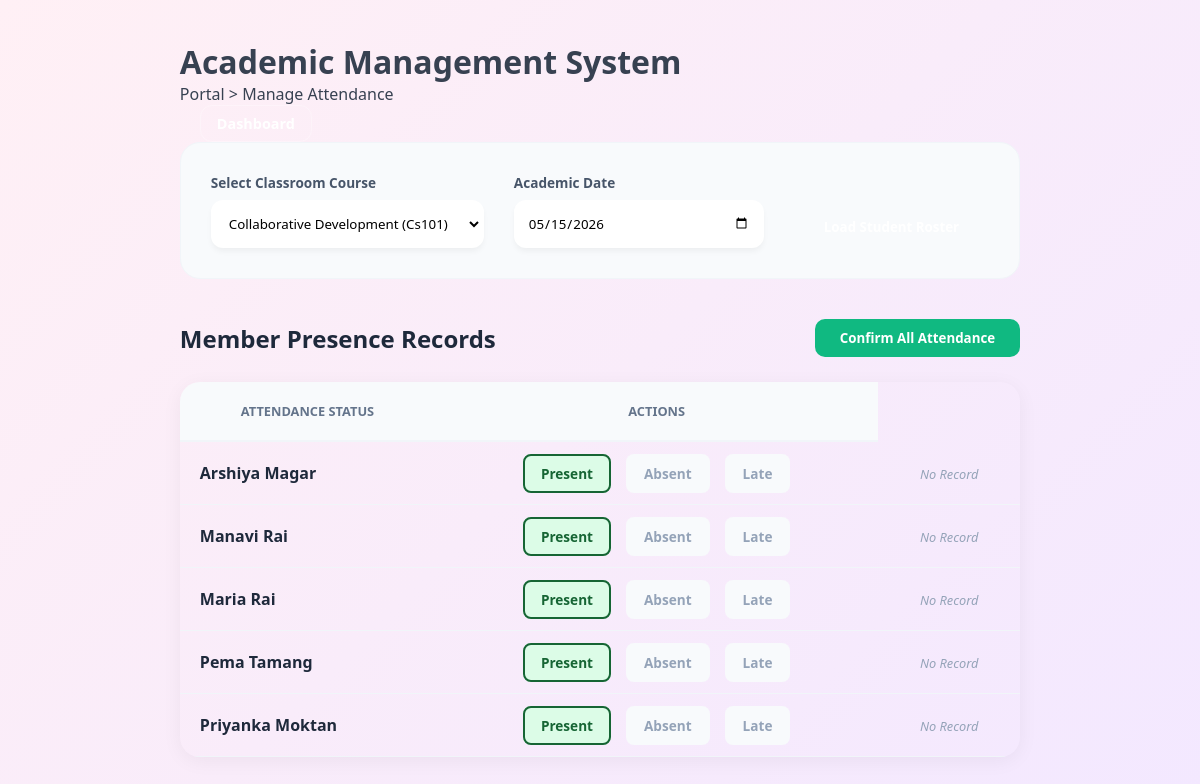
The app's page /public/manage_attendance.php?course_id=1 (signed in) with its own data.
### tables this page shows
CREATE TABLE `students` (
  `id` int(11) NOT NULL,
  `user_id` int(11) NOT NULL,
  `class_name` varchar(50) DEFAULT NULL
);

CREATE TABLE `users` (
  `id` int(11) NOT NULL,
  `first_name` varchar(50) NOT NULL,
  `last_name` varchar(50) NOT NULL,
  `dob` date NOT NULL,
  `address` varchar(255) NOT NULL,
  `email` varchar(100) NOT NULL,
  `password_hash` varchar(255) NOT NULL,
  `role` enum('Admin','Teacher','Student') NOT NULL,
  `contact` varchar(20) NOT NULL,
  `mother_name` varchar(100) DEFAULT NULL,
  `father_name` varchar(100) DEFAULT NULL,
  `guardian_contact` varchar(20) DEFAULT NULL,
  `is_active` tinyint(1) DEFAULT 0,
  `otp_code` varchar(10) DEFAULT NULL,
  `otp_expires_at` datetime DEFAULT NULL,
  `reset_token` varchar(255) DEFAULT NULL,
  `reset_expires_at` datetime DEFAULT NULL,
  `created_at` timestamp NOT NULL DEFAULT current_timestamp()
);

### public/manage_attendance.php (the view, shortened to what this page needs)
<?php
require_once '../includes/db.php';
include_once '../includes/header.php';
$role = $_SESSION['role'];
$teacherId = null;
try {
    if ($role == 'Admin') {
        $courses = $pdo->query("SELECT id, course_name, course_code FROM courses ORDER BY course_name")->fetchAll();
    } else {
        $stmt = $pdo->prepare("SELECT id, course_name, course_code FROM courses WHERE teacher_id = ? ORDER BY course_name");
        $stmt->execute([$teacherId]);
        $courses = $stmt->fetchAll();
    }
} catch (PDOException $e) { $courses = []; }
$selected_course = $_GET['course_id'] ?? null;
$students = [];
if ($selected_course) {
    try {
        $stmt = $pdo->prepare("
            SELECT s.id as student_id, u.first_name, u.last_name, e.enrolled_at
            FROM students s
            JOIN users u ON s.user_id = u.id
            JOIN enrollments e ON s.id = e.student_id
            WHERE e.course_id = ?
            ORDER BY u.first_name ASC
        ");
        $stmt->execute([$selected_course]);
        $students = $stmt->fetchAll();
        $view_date = $_GET['view_date'] ?? date('Y-m-d');
        $stmt = $pdo->prepare("SELECT student_id, status FROM attendance WHERE course_id = ? AND attendance_date = ?");
        $stmt->execute([$selected_course, $view_date]);
        $existing = $stmt->fetchAll(PDO::FETCH_KEY_PAIR);
    } catch (PDOException $e) { $students = []; }
}
?>
<div class="dashboard-container">
    <header class="dashboard-header">
        <div class="header-brand">
            <h1>Academic Management System</h1>
            <p>Portal > Manage Attendance</p>
        </div>
        <div class="header-tools">
            <div class="header-icons" style="margin-left: 20px; display: flex; gap: 15px; align-items: center;">
                <a href="<?php echo $role == 'Admin' ? 'admin_dashboard.php' : 'teacher_dashboard.php'; ?>" style="color: #fff; text-decoration: none; font-weight: 700; font-size: 0.9rem; padding: 8px 16px; border: 1px solid rgba(255,255,255,0.3); border-radius: 12px;">Dashboard</a>
            </div>
        </div>
    </header>
    <main class="main-content">
        <section class="attendance-selection" style="background: #f8fafc; padding: 30px; border-radius: 20px; border: 1px solid #f1f5f9; margin-bottom: 40px;">
            <form action="" method="GET" style="display: flex; gap: 30px; align-items: flex-end;">
                <div style="flex: 1;">
                    <label style="font-size: 0.85rem; font-weight: 700; color: #475569; margin-bottom: 8px; display: block;">Select Classroom Course</label>
                    <select name="course_id" required style="width: 100%; padding: 12px; border: 2px solid #fff; border-radius: 12px; outline: none; background: #fff; box-shadow: 0 4px 6px -1px rgba(0,0,0,0.05);">
                        <?php foreach ($courses as $c): ?>
                            <option value="<?php echo $c['id']; ?>" <?php echo ($selected_course == $c['id']) ? 'selected' : ''; ?>>
                                <?php echo htmlspecialchars($c['course_name'] . ' (' . $c['course_code'] . ')'); ?>
                            </option>
                        <?php endforeach; ?>
                    </select>
                </div>
                <div style="width: 250px;">
                    <label style="font-size: 0.85rem; font-weight: 700; color: #475569; margin-bottom: 8px; display: block;">Academic Date</label>
                    <input type="date" name="view_date" value="<?php echo $view_date ?? date('Y-m-d'); ?>" style="width: 100%; padding: 12px; border: 2px solid #fff; border-radius: 12px; outline: none; box-shadow: 0 4px 6px -1px rgba(0,0,0,0.05);">
                </div>
                <button type="submit" style="background: var(--brand-gradient); color: #fff; padding: 12px 30px; border: none; border-radius: 12px; font-weight: 800; cursor: pointer;">Load Student Roster</button>
            </form>
        </section>
        <?php if ($selected_course): ?>
            <section class="roster-view">
                <form action="" method="POST">
                    <div style="display: flex; justify-content: space-between; align-items: center; margin-bottom: 25px;">
                        <h2 style="font-size: 1.5rem; color: #1e293b; font-weight: 800;">Member Presence Records</h2>
                        <button type="submit" name="mark_attendance" style="background: #10b981; color: #fff; padding: 10px 25px; border: none; border-radius: 10px; font-weight: 700; cursor: pointer;">Confirm All Attendance</button>
                    </div>
                    <div class="table-container" style="border-radius: 20px; box-shadow: 0 4px 20px rgba(0,0,0,0.05); overflow: hidden;">
                        <table style="width: 100%; border-collapse: collapse;">
                            <thead style="background: #f8fafc;">
                                <tr>
                                    <th style="padding: 20px; text-align: center; color: #64748b; font-weight: 700; text-transform: uppercase; font-size: 0.8rem; border-bottom: 2px solid #f1f5f9;">Attendance Status</th>
                                    <?php if ($role == 'Admin'): ?>
                                    <th style="padding: 20px; text-align: center; color: #64748b; font-weight: 700; text-transform: uppercase; font-size: 0.8rem; border-bottom: 2px solid #f1f5f9;">Actions</th>
                                    <?php endif; ?>
                                </tr>
                            </thead>
                            <tbody>
                                <?php if (empty($students)): ?>
                                    <tr><td colspan="2" style="padding: 40px; text-align: center; color: #94a3b8;">No members enrolled in this course catalog.</td></tr>
                                <?php else: ?>
                                    <?php foreach ($students as $s): ?>
                                    <tr style="border-bottom: 1px solid #f1f5f9;">
                                        <td style="padding: 20px;">
                                            <span style="font-weight: 800; color: #1e293b;"><?php echo htmlspecialchars($s['first_name'] . ' ' . $s['last_name']); ?></span>
                                        </td>
                                        <td style="padding: 20px; text-align: center;">
                                            <div style="display: flex; justify-content: center; gap: 15px;">
                                                <label style="cursor: pointer;">
                                                    <span class="status-chip present">Present</span>
                                                </label>
                                                <label style="cursor: pointer;">
                                                    <span class="status-chip absent">Absent</span>
                                                </label>
                                                <label style="cursor: pointer;">
                                                    <span class="status-chip late">Late</span>
                                                </label>
                                            </div>
                                        </td>
                                        <?php if ($role == 'Admin'): ?>
                                        <td style="padding: 20px; text-align: center;">
                                            <?php if (isset($existing[$s['student_id']])): ?>
                                            <a href="?course_id=<?php echo $selected_course; ?>&view_date=<?php echo $view_date; ?>&delete_student_id=<?php echo $s['student_id']; ?>"
                                               style="color: #f43f5e; font-size: 1.1rem;"
                                               onclick="return confirm('Erase this attendance record?')"
                                               title="Delete Record"><i class="fas fa-trash-alt"></i></a>
                                            <?php else: ?>
                                            <span style="color: #94a3b8; font-size: 0.8rem; font-style: italic;">No Record</span>
                                            <?php endif; ?>
                                        </td>
                                        <?php endif; ?>
                                    </tr>
                                    <?php endforeach; ?>
                                <?php endif; ?>
                            </tbody>
                        </table>
                    </div>
                </form>
            </section>
        <?php endif; ?>
    </main>
</div>
<?php include_once '../includes/footer.php'; ?>

### assets/css/style.css (style rules this page uses)
* { margin: 0; padding: 0; box-sizing: border-box; font-family: system-ui, sans-serif; }
body { background: linear-gradient(135deg, #fff0f5, #f3e8ff); color: #374151; display: flex; justify-content: center; padding: 40px 20px; min-height: 100vh; }

### public/manage_attendance.php (style rules this page uses)
.status-chip { padding: 8px 16px; border-radius: 8px; font-size: 0.85rem; font-weight: 800; transition: all 0.3s ease; border: 2px solid transparent; }
input[type="radio"]:checked + .status-chip.present { background: #dcfce7; color: #166534; border-color: #166534; }
.status-chip.present { background: #f8fafc; color: #94a3b8; }
.status-chip.absent { background: #f8fafc; color: #94a3b8; }
.status-chip.late { background: #f8fafc; color: #94a3b8; }

### records on screen
students: user.last_name "Arshiya Magar", shows "No Record"
students: user.last_name "Manavi Rai", shows "No Record"
students: user.last_name "Maria Rai", shows "No Record"
students: user.last_name "Pema Tamang", shows "No Record"
students: user.last_name "Priyanka Moktan", shows "No Record"

### other values on screen
form field course_id "Collaborative Development (Cs101)"
